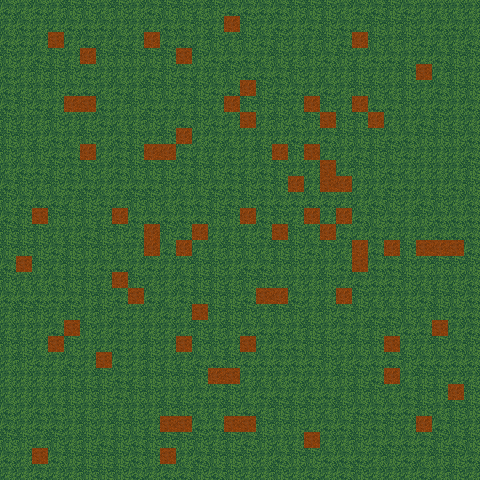

This is a level from a 2D game, rendered from its Tiled map with the project's own tilesets. A one-line summary and the complete map file follow:
An orthogonal 30x30 tile map with 16x16 px tiles, 2 tile layers (bg, fg), 1 hidden layer not drawn and 2 objects (default/player, default/followers).

<map version="1.0" orientation="orthogonal" renderorder="left-down" width="30" height="30" tilewidth="16" tileheight="16" nextobjectid="66">
 <tileset firstgid="1" name="bg0" tilewidth="16" tileheight="16" tilecount="256" columns="16">
  <image source="../../data/spritesheet/bg0.png" width="256" height="256" />
 </tileset>
 <layer name="bg" width="30" height="30">
  <data encoding="csv">
34,2,34,2,18,18,2,18,2,34,18,18,2,18,34,34,34,34,18,18,18,2,34,34,18,34,2,2,2,2,
2,34,2,2,34,34,34,2,2,2,34,34,18,2,2,18,2,34,2,34,18,34,2,18,18,18,2,34,34,2,
34,34,2,2,2,34,2,34,2,2,34,34,2,18,2,18,34,18,2,2,18,34,34,18,2,18,34,2,2,34,
18,2,34,18,2,34,18,18,18,18,18,2,18,34,34,34,2,18,2,18,34,18,2,34,34,2,2,34,18,18,
34,2,18,18,18,34,2,2,2,34,18,34,2,2,18,34,34,34,18,2,2,2,18,2,2,18,18,2,18,2,
34,2,2,18,34,34,2,34,2,18,18,34,18,34,34,2,18,34,34,2,34,2,18,18,2,18,2,34,18,18,
34,18,34,2,34,18,34,2,18,34,34,2,18,2,34,18,18,18,2,2,18,2,2,34,34,18,2,34,2,34,
18,2,2,18,2,2,34,2,2,18,2,34,18,34,2,18,2,18,34,18,34,18,18,2,2,2,34,18,2,2,
18,18,2,34,2,18,2,34,18,2,18,18,2,34,2,2,2,2,34,2,34,18,18,18,34,34,18,18,18,34,
18,2,18,34,34,18,2,34,18,18,2,34,2,2,34,2,18,34,18,2,2,2,34,18,18,34,2,2,2,34,
2,34,34,18,34,18,2,34,18,18,18,34,18,18,34,2,34,18,2,2,18,2,18,18,34,2,2,2,2,18,
34,18,2,18,34,34,2,34,34,34,18,2,18,34,34,18,34,18,34,2,18,18,2,2,34,34,2,2,34,18,
18,34,34,34,2,18,34,2,18,18,2,34,34,18,34,18,34,34,34,34,34,2,2,34,18,2,34,18,2,34,
34,18,18,18,18,18,2,2,34,34,34,34,34,18,18,18,34,18,2,18,2,2,34,18,34,2,18,34,34,34,
18,18,18,2,2,34,18,18,34,18,18,34,18,2,2,2,34,2,18,2,34,34,2,34,2,2,2,34,34,34,
18,18,18,34,18,18,18,2,2,18,34,18,2,2,18,18,2,18,18,34,18,2,18,34,34,18,34,34,2,34,
34,18,18,2,18,2,34,34,2,34,2,2,18,18,2,34,34,18,18,2,2,34,18,34,34,18,2,18,18,18,
18,2,2,34,18,18,2,2,18,2,2,34,18,18,2,18,18,2,2,2,18,2,34,34,34,18,2,2,2,34,
34,34,34,34,34,18,18,34,34,34,2,34,18,18,18,34,34,2,34,2,2,2,18,2,2,2,34,18,18,34,
2,18,18,2,18,2,18,34,2,2,34,2,2,18,18,18,2,18,18,2,18,34,18,34,34,18,2,18,34,34,
2,2,2,34,2,18,2,34,2,2,2,2,18,2,18,34,34,34,2,18,2,34,2,18,18,34,34,34,2,34,
18,18,2,18,18,2,2,34,2,18,2,2,18,18,2,2,2,34,34,18,18,2,18,18,18,2,2,18,34,18,
2,18,34,2,34,2,18,34,2,18,2,2,34,34,18,34,34,34,34,34,18,2,34,34,34,18,34,34,34,34,
2,2,2,2,18,2,18,34,2,18,18,18,18,2,2,2,2,2,34,2,2,18,18,34,18,2,18,18,2,2,
2,2,2,2,18,18,18,34,18,18,2,2,34,34,18,2,34,34,2,34,34,2,18,18,2,34,18,18,2,18,
34,2,34,34,18,2,18,2,2,2,18,18,2,2,18,34,2,18,18,18,2,18,34,34,34,34,18,2,18,18,
34,2,34,34,2,18,2,18,18,2,18,34,34,34,2,2,18,18,18,2,34,34,18,34,18,2,18,34,18,2,
18,18,2,18,2,18,34,18,34,18,18,18,18,2,18,34,18,2,2,34,2,2,18,34,34,34,34,18,34,18,
34,2,2,34,18,18,18,18,34,18,2,2,34,18,18,18,2,34,18,18,34,34,34,2,18,34,2,18,18,34,
2,2,34,2,2,18,18,18,34,2,34,34,18,34,18,2,2,18,2,34,2,34,18,2,2,2,34,2,18,2
</data>
 </layer>
 <layer name="fg" width="30" height="30">
  <data encoding="csv">
1,1,1,1,1,1,1,1,1,1,1,1,1,1,1,1,1,1,1,1,1,1,1,1,1,1,1,1,1,1,
1,1,1,1,1,1,1,1,1,1,1,1,1,1,19,1,1,1,1,1,1,1,1,1,1,1,1,1,1,1,
1,1,1,3,1,1,1,1,1,19,1,1,1,1,1,1,1,1,1,1,1,1,19,1,1,1,1,1,1,1,
1,1,1,1,1,19,1,1,1,1,1,3,1,1,1,1,1,1,1,1,1,1,1,1,1,1,1,1,1,1,
1,1,1,1,1,1,1,1,1,1,1,1,1,1,1,1,1,1,1,1,1,1,1,1,1,1,3,1,1,1,
1,1,1,1,1,1,1,1,1,1,1,1,1,1,1,19,1,1,1,1,1,1,1,1,1,1,1,1,1,1,
1,1,1,1,19,3,1,1,1,1,1,1,1,1,19,1,1,1,1,19,1,1,19,1,1,1,1,1,1,1,
1,1,1,1,1,1,1,1,1,1,1,1,1,1,1,3,1,1,1,1,3,1,1,19,1,1,1,1,1,1,
1,1,1,1,1,1,1,1,1,1,1,19,1,1,1,1,1,1,1,1,1,1,1,1,1,1,1,1,1,1,
1,1,1,1,1,19,1,1,1,19,19,1,1,1,1,1,1,19,1,3,1,1,1,1,1,1,1,1,1,1,
1,1,1,1,1,1,1,1,1,1,1,1,1,1,1,1,1,1,1,1,3,1,1,1,1,1,1,1,1,1,
1,1,1,1,1,1,1,1,1,1,1,1,1,1,1,1,1,1,19,1,3,19,1,1,1,1,1,1,1,1,
1,1,1,1,1,1,1,1,1,1,1,1,1,1,1,1,1,1,1,1,1,1,1,1,1,1,1,1,1,1,
1,1,3,1,1,1,1,19,1,1,1,1,1,1,1,19,1,1,1,19,1,19,1,1,1,1,1,1,1,1,
1,1,1,1,1,1,1,1,1,19,1,1,19,1,1,1,1,3,1,1,19,1,1,1,1,1,1,1,1,1,
1,1,1,1,1,1,1,1,1,19,1,19,1,1,1,1,1,1,1,1,1,1,19,1,19,1,3,19,3,1,
1,3,1,1,1,1,1,1,1,1,1,1,1,1,1,1,1,1,1,1,1,1,3,1,1,1,1,1,1,1,
1,1,1,1,1,1,1,19,1,1,1,1,1,1,1,1,1,1,1,1,1,1,1,1,1,1,1,1,1,1,
1,1,1,1,1,1,1,1,3,1,1,1,1,1,1,1,3,19,1,1,1,19,1,1,1,1,1,1,1,1,
1,1,1,1,1,1,1,1,1,1,1,1,3,1,1,1,1,1,1,1,1,1,1,1,1,1,1,1,1,1,
1,1,1,1,3,1,1,1,1,1,1,1,1,1,1,1,1,1,1,1,1,1,1,1,1,1,1,3,1,1,
1,1,1,3,1,1,1,1,1,1,1,3,1,1,1,3,1,1,1,1,1,1,1,1,3,1,1,1,1,1,
1,1,1,1,1,1,3,1,1,1,1,1,1,1,1,1,1,1,1,1,1,1,1,1,1,1,1,1,1,1,
1,1,1,1,1,1,1,1,1,1,1,1,1,19,3,1,1,1,1,1,1,1,1,1,19,1,1,1,1,1,
1,1,1,1,1,1,1,1,1,1,1,1,1,1,1,1,1,1,1,1,1,1,1,1,1,1,1,1,19,1,
1,1,1,1,1,1,1,1,1,1,1,1,1,1,1,1,1,1,1,1,1,1,1,1,1,1,1,1,1,1,
1,1,1,1,1,1,1,1,1,1,3,3,1,1,3,3,1,1,1,1,1,1,1,1,1,1,19,1,1,1,
1,1,1,1,1,1,1,1,1,1,1,1,1,1,1,1,1,1,1,3,1,1,1,1,1,1,1,1,1,1,
1,1,3,1,1,1,1,1,1,1,3,1,1,1,1,1,1,1,1,1,1,1,1,1,1,1,1,1,1,1,
1,1,1,1,1,1,1,1,1,1,1,1,1,1,1,1,1,1,1,1,1,1,1,1,1,1,1,1,1,1
</data>
 </layer>
 <objectgroup name="entrances" visible="0">
  <object id="50" name="default/player" gid="1" x="192" y="208" width="16" height="16">
   <properties>
    <property name="dir" type="int" value="1" />
   </properties>
  </object>
  <object id="51" name="default/followers" gid="1" x="176" y="208" width="16" height="16">
   <properties>
    <property name="dir" type="int" value="3" />
   </properties>
  </object>
 </objectgroup>
 <objectgroup name="exits" visible="0">
  <properties>
   <property name="bottom" value="forest_2_3" />
   <property name="left" value="forest_1_2" />
   <property name="right" value="forest_3_2" />
   <property name="top" value="forest_2_1" />
  </properties>
 </objectgroup>
 <layer name="tiletypes" width="30" height="30" visible="0">
  <data encoding="csv">
1,1,1,1,1,1,1,1,1,1,1,1,1,1,1,1,1,1,1,1,1,1,1,1,1,1,1,1,1,1,
1,1,1,1,1,1,1,1,1,1,1,1,1,1,2,1,1,1,1,1,1,1,1,1,1,1,1,1,1,1,
1,1,1,2,1,1,1,1,1,2,1,1,1,1,1,1,1,1,1,1,1,1,2,1,1,1,1,1,1,1,
1,1,1,1,1,2,1,1,1,1,1,2,1,1,1,1,1,1,1,1,1,1,1,1,1,1,1,1,1,1,
1,1,1,1,1,1,1,1,1,1,1,1,1,1,1,1,1,1,1,1,1,1,1,1,1,1,2,1,1,1,
1,1,1,1,1,1,1,1,1,1,1,1,1,1,1,2,1,1,1,1,1,1,1,1,1,1,1,1,1,1,
1,1,1,1,2,2,1,1,1,1,1,1,1,1,2,1,1,1,1,2,1,1,2,1,1,1,1,1,1,1,
1,1,1,1,1,1,1,1,1,1,1,1,1,1,1,2,1,1,1,1,2,1,1,2,1,1,1,1,1,1,
1,1,1,1,1,1,1,1,1,1,1,2,1,1,1,1,1,1,1,1,1,1,1,1,1,1,1,1,1,1,
1,1,1,1,1,2,1,1,1,2,2,1,1,1,1,1,1,2,1,2,1,1,1,1,1,1,1,1,1,1,
1,1,1,1,1,1,1,1,1,1,1,1,1,1,1,1,1,1,1,1,2,1,1,1,1,1,1,1,1,1,
1,1,1,1,1,1,1,1,1,1,1,1,1,1,1,1,1,1,2,1,2,2,1,1,1,1,1,1,1,1,
1,1,1,1,1,1,1,1,1,1,1,1,1,1,1,1,1,1,1,1,1,1,1,1,1,1,1,1,1,1,
1,1,2,1,1,1,1,2,1,1,1,1,1,1,1,2,1,1,1,2,1,2,1,1,1,1,1,1,1,1,
1,1,1,1,1,1,1,1,1,2,1,1,2,1,1,1,1,2,1,1,2,1,1,1,1,1,1,1,1,1,
1,1,1,1,1,1,1,1,1,2,1,2,1,1,1,1,1,1,1,1,1,1,2,1,2,1,2,2,2,1,
1,2,1,1,1,1,1,1,1,1,1,1,1,1,1,1,1,1,1,1,1,1,2,1,1,1,1,1,1,1,
1,1,1,1,1,1,1,2,1,1,1,1,1,1,1,1,1,1,1,1,1,1,1,1,1,1,1,1,1,1,
1,1,1,1,1,1,1,1,2,1,1,1,1,1,1,1,2,2,1,1,1,2,1,1,1,1,1,1,1,1,
1,1,1,1,1,1,1,1,1,1,1,1,2,1,1,1,1,1,1,1,1,1,1,1,1,1,1,1,1,1,
1,1,1,1,2,1,1,1,1,1,1,1,1,1,1,1,1,1,1,1,1,1,1,1,1,1,1,2,1,1,
1,1,1,2,1,1,1,1,1,1,1,2,1,1,1,2,1,1,1,1,1,1,1,1,2,1,1,1,1,1,
1,1,1,1,1,1,2,1,1,1,1,1,1,1,1,1,1,1,1,1,1,1,1,1,1,1,1,1,1,1,
1,1,1,1,1,1,1,1,1,1,1,1,1,2,2,1,1,1,1,1,1,1,1,1,2,1,1,1,1,1,
1,1,1,1,1,1,1,1,1,1,1,1,1,1,1,1,1,1,1,1,1,1,1,1,1,1,1,1,2,1,
1,1,1,1,1,1,1,1,1,1,1,1,1,1,1,1,1,1,1,1,1,1,1,1,1,1,1,1,1,1,
1,1,1,1,1,1,1,1,1,1,2,2,1,1,2,2,1,1,1,1,1,1,1,1,1,1,2,1,1,1,
1,1,1,1,1,1,1,1,1,1,1,1,1,1,1,1,1,1,1,2,1,1,1,1,1,1,1,1,1,1,
1,1,2,1,1,1,1,1,1,1,2,1,1,1,1,1,1,1,1,1,1,1,1,1,1,1,1,1,1,1,
1,1,1,1,1,1,1,1,1,1,1,1,1,1,1,1,1,1,1,1,1,1,1,1,1,1,1,1,1,1
</data>
 </layer>
</map>